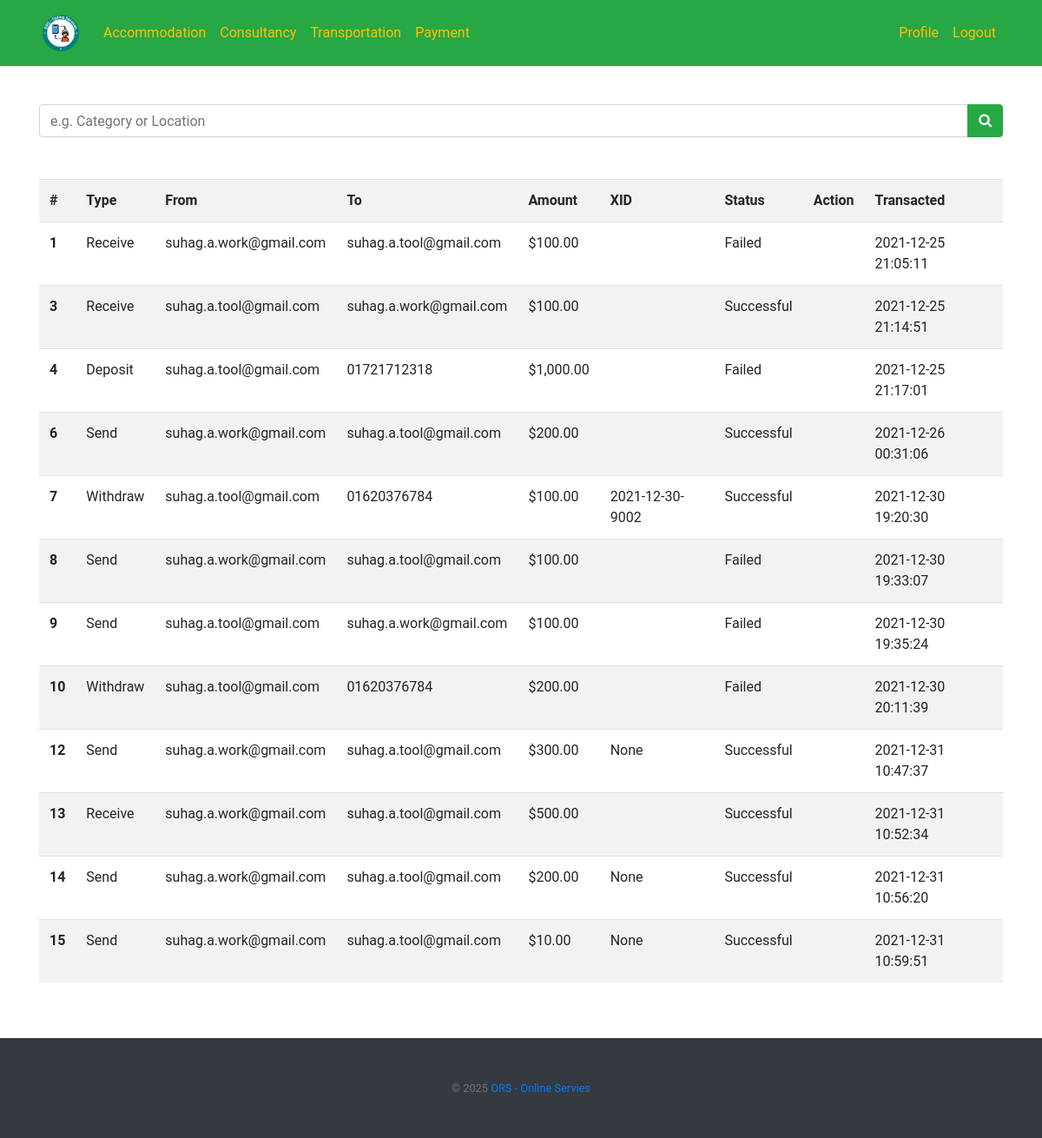
Page /transactions (signed in) on the earlier database version.
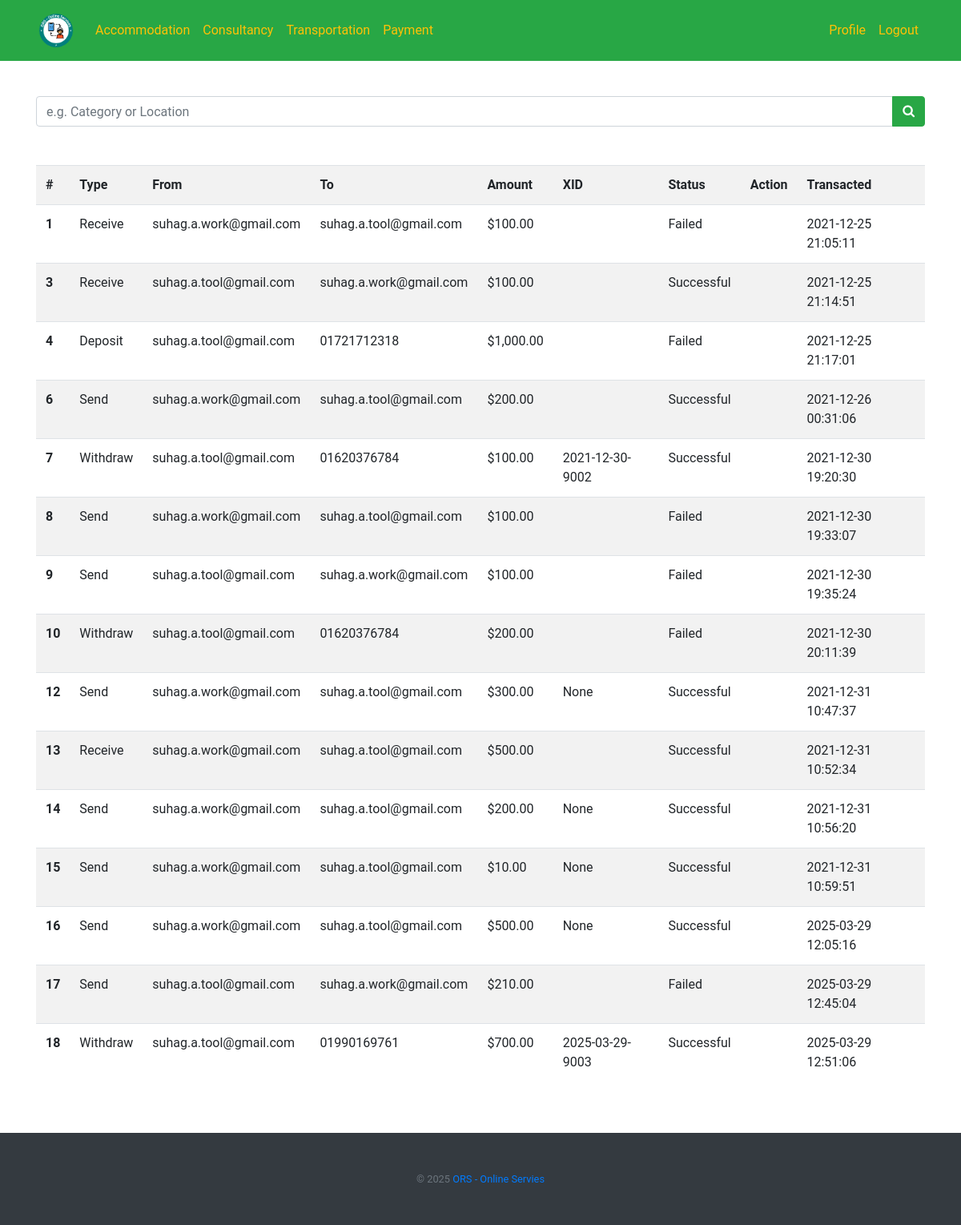
Same page on the later database version.
### tables this page shows
CREATE TABLE payment (id INTEGER NOT NULL, user INTEGER NOT NULL, entity TEXT NOT NULL, amount NUMERIC NOT NULL, type TEXT NOT NULL, xid TEXT, time TIMESTAMP NOT NULL DEFAULT CURRENT_TIMESTAMP, status TEXT, PRIMARY KEY(id), FOREIGN KEY(user) REFERENCES users(id));

CREATE TABLE users (id INTEGER NOT NULL, username TEXT NOT NULL UNIQUE, hash TEXT NOT NULL, email TEXT NOT NULL UNIQUE, type TEXT NOT NULL, date TIMESTAMP NOT NULL DEFAULT CURRENT_TIMESTAMP, image HYPERLINK, name TEXT, father TEXT, mother TEXT, profession TEXT, nid TEXT, line TEXT, no INTEGER, area TEXT, code INTEGER, city TEXT, region TEXT, country TEXT, about LONGTEXT, balance NUMERIC NOT NULL DEFAULT 0.00, PRIMARY KEY(id));

### application.py (the view)
@app.route("/transactions")
@login_required
def transactions():
    user = session["user_id"]
    email = db.execute("SELECT * FROM users WHERE id = ?", user)[0]["email"]
    transactions = db.execute("SELECT * FROM payment WHERE user = ? OR entity = ? ORDER BY id", user, email)
    users = db.execute("SELECT * FROM users")
    return render_template("transactions.html", transactions=transactions, usd=usd, email=email, users=users)

### application.py (called while the page is built)
@app.after_request
def after_request(response):
    response.headers["Cache-Control"] = "no-cache, no-store, must-revalidate"
    response.headers["Expires"] = 0
    response.headers["Pragma"] = "no-cache"
    return response

### helpers.py (called while the page is built)
def login_required(f):
    @wraps(f)
    def decorated_function(*args, **kwargs):
        if session.get("user_id") is None:
            return redirect("/login")
        return f(*args, **kwargs)
    return decorated_function

def usd(value):
    return f"${value:,.2f}"

### templates/transactions.html (shortened to what this page needs)
{% extends "layout.html" %}
{% block main %}
    <table class="table table-striped table-hover table-responsive-md">
        <tr>
            <th>#</th>
            <th>Type</th>
            <th>From</th>
            <th>To</th>
            <th>Amount</th>
            <th>XID</th>
            <th>Status</th>
            <th>Action</th>
            <th>Transacted</th>
        </tr>
        {% for transaction in transactions %}
            <tr>
                <th>{{ transaction.id }}</th>
                <td>{{ transaction.type }}</td>
                {% for user in users %}
                    {% if user.id == transaction.user %}
                        <td>{{ user.email }}</td>
                    {% endif %}
                {% endfor %}
                <td>{{ transaction.entity }}</td>
                <td>{{ transaction.amount | usd }}</td>
                <td>{{ transaction.xid }}</td>
                <td>{{ transaction.status }}</td>
                {% if transaction.status == "Pending" %}
                    {% if transaction.type == "Receive" %}
                        {% if transaction.entity == email %}
                            <td><a href="/send-{{ transaction.id }}">Send</a></td>
                        {% else %}
                            <td></td>
                        {% endif %}
                    {% elif transaction.type == "Send" %}
                        {% if transaction.entity == email %}
                            <td><a href="/receive-{{ transaction.id }}">Receive</a></td>
                        {% else %}
                            <td></td>
                        {% endif %}
                    {% elif transaction.type == "Deposit" %}
                        <td></td>
                    {% elif transaction.type == "Withdraw" %}
                        <td><a href="/ensure-{{ transaction.id }}">Ensure</a></td>
                    {% endif %}
                {% else %}
                    <td></td>
                {% endif %}
                <td>{{ transaction.time }}</td>
            </tr>
        {% endfor %}
    </table>
{% endblock %}

### templates/layout.html (shortened to what this page needs)
<!DOCTYPE html>
<html lang="en">
    <head>
        <link rel="stylesheet" href="https://cdn.jsdelivr.net/npm/bootstrap@4.5.3/dist/css/bootstrap.min.css">
        <link rel="stylesheet" href="https://cdnjs.cloudflare.com/ajax/libs/font-awesome/4.7.0/css/font-awesome.min.css">
        <link href="/static/styles.css" rel="stylesheet">
    </head>
    <body>
        <nav class="navbar fixed-top navbar-light bg-success navbar-expand-md">
            <div class="container">
                <a class="navbar-brand" href="/">
                    <img src="/static/logo.png" alt="Logo" width="50px" height="50px">
                </a>
                <div class="collapse navbar-collapse" id="navbarSupportedContent">
                    {% if session.user_id %}
                        <ul class="navbar-nav mr-right">
                            <li class="nav-item"><a class="nav-link text-warning" href="/accommodation">Accommodation</a></li>
                            <li class="nav-item"><a class="nav-link text-warning" href="/consultancy">Consultancy</a></li>
                            <li class="nav-item"><a class="nav-link text-warning" href="/transportation">Transportation</a></li>
                            <li class="nav-item"><a class="nav-link text-warning" href="/payment">Payment</a></li>
                        </ul>
                        <ul class="navbar-nav ml-auto">
                            <li class="nav-item"><a class="nav-link text-warning" href="/profile">Profile</a></li>
                            <li class="nav-item"><a class="nav-link text-warning" href="/logout">Logout</a></li>
                        </ul>
                    {% else %}
                        <ul class="navbar-nav ml-auto">
                            <li class="nav-item"><a class="nav-link text-warning" href="/register">Register</a></li>
                            <li class="nav-item"><a class="nav-link text-warning" href="/login">Login</a></li>
                        </ul>
                    {% endif %}
                </div>
            </div>
        </nav>
        <div class="container">
            <nav class="nav mt-5 pt-4">
                    <form class="input-group mx- mt-5" action="/search" method="post">
                        <input class="form-control me-2" type="text" name="q" placeholder="e.g. Category or Location " aria-label="Search" required>
                        <span class="input-group-append">
                            <button class="btn btn-success" type="submit"><i class="fa fa-search align-center"></i></button>
                        </span>
                    </form>
            </nav>
        </div>
        <main class="container py-5">
            {% block main %}{% endblock %}
        </main>
        <div class="bg-dark p-5">
            <footer class="small text-center text-muted">
                &copy; <script>document.write(new Date().getFullYear());</script> <a href="https://orsuhag.blogspot.com/" target="_blank">ORS - Online Servies</a>
            </footer>
        </div>
    </body>
</html>

### static/styles.css (style rules this page uses)
body { font-family: 'Roboto'; }

Differences in the rows shown:
added payment: users (email "suhag.a.work@gmail.com")
added payment: users (email "suhag.a.tool@gmail.com")
added payment: users (email "suhag.a.tool@gmail.com")
